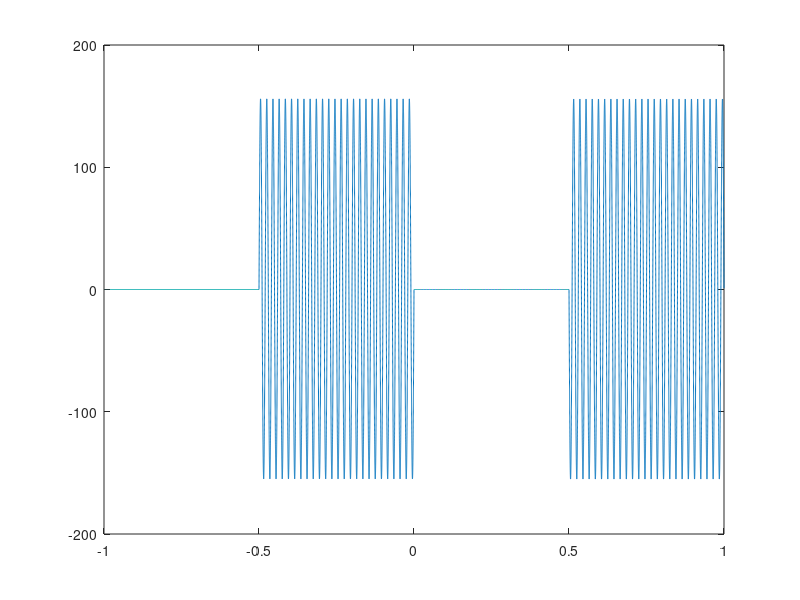

The MATLAB script that drew this image:
clear
fs = 48828.125;
t = 0:1/fs:1;
f = 50;
x = cos(2*pi*f*t);
window = ones(1,round(.500*fs));

[a,lags] = xcorr(x,window);

figure,plot(lags/fs,a) %ylim([-1 1])

% y = 1/exp(1) * exp(x); 
% figure,plot(t,y)
% b = xcorr(y,window);
% figure,plot(b)




% p = -1:.01:1; TnuTno = 1;
% y = -10*log10(p+(1-p)*TnuTno);
% y2 = p+(1-p)*TnuTno;
% figure,plot(p,-y2)
% 
% x1 = max(x,0);
% x2 = max(-x,0);
% y1 = x1+(1-x1)*TnuTno;
% y2 = x2+(1-x2)*TnuTno;
% y = y1-y2;
% 
% 
% figure,plot(t,y);
% 
% b = xcorr(y,window);
% figure,plot(b)
% 
% 
